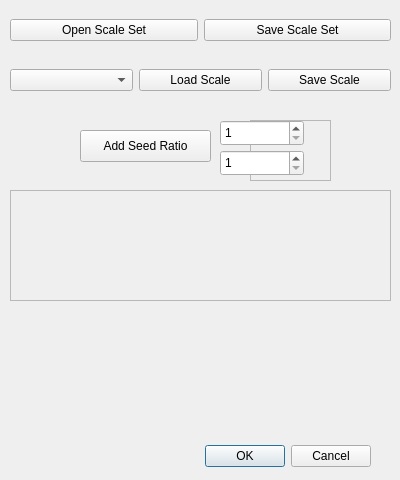
<?xml version="1.0" encoding="UTF-8"?>
<ui version="4.0">
 <class>Sync3ScaleEdit</class>
 <widget class="QDialog" name="Sync3ScaleEdit">
  <property name="geometry">
   <rect>
    <x>0</x>
    <y>0</y>
    <width>400</width>
    <height>480</height>
   </rect>
  </property>
  <property name="windowTitle">
   <string>Dialog</string>
  </property>
  <widget class="QDialogButtonBox" name="buttonBox">
   <property name="geometry">
    <rect>
     <x>30</x>
     <y>440</y>
     <width>341</width>
     <height>32</height>
    </rect>
   </property>
   <property name="orientation">
    <enum>Qt::Horizontal</enum>
   </property>
   <property name="standardButtons">
    <set>QDialogButtonBox::Cancel|QDialogButtonBox::Ok</set>
   </property>
  </widget>
  <widget class="QWidget" name="horizontalLayoutWidget">
   <property name="geometry">
    <rect>
     <x>10</x>
     <y>10</y>
     <width>381</width>
     <height>41</height>
    </rect>
   </property>
   <layout class="QHBoxLayout" name="horizontalLayout">
    <item>
     <widget class="QPushButton" name="pushButton_2">
      <property name="text">
       <string>Open Scale Set</string>
      </property>
     </widget>
    </item>
    <item>
     <widget class="QPushButton" name="pushButton">
      <property name="text">
       <string>Save Scale Set</string>
      </property>
     </widget>
    </item>
   </layout>
  </widget>
  <widget class="QWidget" name="horizontalLayoutWidget_2">
   <property name="geometry">
    <rect>
     <x>10</x>
     <y>60</y>
     <width>381</width>
     <height>41</height>
    </rect>
   </property>
   <layout class="QHBoxLayout" name="horizontalLayout_2">
    <item>
     <widget class="QComboBox" name="comboBox"/>
    </item>
    <item>
     <widget class="QPushButton" name="pushButton_4">
      <property name="text">
       <string>Load Scale</string>
      </property>
     </widget>
    </item>
    <item>
     <widget class="QPushButton" name="pushButton_3">
      <property name="text">
       <string>Save Scale</string>
      </property>
     </widget>
    </item>
   </layout>
  </widget>
  <widget class="QFrame" name="frame">
   <property name="geometry">
    <rect>
     <x>250</x>
     <y>120</y>
     <width>81</width>
     <height>61</height>
    </rect>
   </property>
   <property name="frameShape">
    <enum>QFrame::StyledPanel</enum>
   </property>
   <property name="frameShadow">
    <enum>QFrame::Raised</enum>
   </property>
  </widget>
  <widget class="QPushButton" name="pushButton_5">
   <property name="geometry">
    <rect>
     <x>80</x>
     <y>130</y>
     <width>131</width>
     <height>32</height>
    </rect>
   </property>
   <property name="text">
    <string>Add Seed Ratio</string>
   </property>
  </widget>
  <widget class="QSpinBox" name="Denominator">
   <property name="geometry">
    <rect>
     <x>220</x>
     <y>150</y>
     <width>84</width>
     <height>26</height>
    </rect>
   </property>
   <property name="minimum">
    <number>1</number>
   </property>
   <property name="maximum">
    <number>256</number>
   </property>
  </widget>
  <widget class="QSpinBox" name="Numerator">
   <property name="geometry">
    <rect>
     <x>220</x>
     <y>120</y>
     <width>84</width>
     <height>26</height>
    </rect>
   </property>
   <property name="minimum">
    <number>1</number>
   </property>
   <property name="maximum">
    <number>256</number>
   </property>
  </widget>
  <widget class="QScrollArea" name="scrollArea">
   <property name="geometry">
    <rect>
     <x>10</x>
     <y>190</y>
     <width>381</width>
     <height>111</height>
    </rect>
   </property>
   <property name="widgetResizable">
    <bool>true</bool>
   </property>
   <widget class="QWidget" name="scrollAreaWidgetContents">
    <property name="geometry">
     <rect>
      <x>0</x>
      <y>0</y>
      <width>375</width>
      <height>105</height>
     </rect>
    </property>
   </widget>
  </widget>
 </widget>
 <resources/>
 <connections>
  <connection>
   <sender>buttonBox</sender>
   <signal>accepted()</signal>
   <receiver>Sync3ScaleEdit</receiver>
   <slot>accept()</slot>
   <hints>
    <hint type="sourcelabel">
     <x>248</x>
     <y>254</y>
    </hint>
    <hint type="destinationlabel">
     <x>157</x>
     <y>274</y>
    </hint>
   </hints>
  </connection>
  <connection>
   <sender>buttonBox</sender>
   <signal>rejected()</signal>
   <receiver>Sync3ScaleEdit</receiver>
   <slot>reject()</slot>
   <hints>
    <hint type="sourcelabel">
     <x>316</x>
     <y>260</y>
    </hint>
    <hint type="destinationlabel">
     <x>286</x>
     <y>274</y>
    </hint>
   </hints>
  </connection>
 </connections>
</ui>
